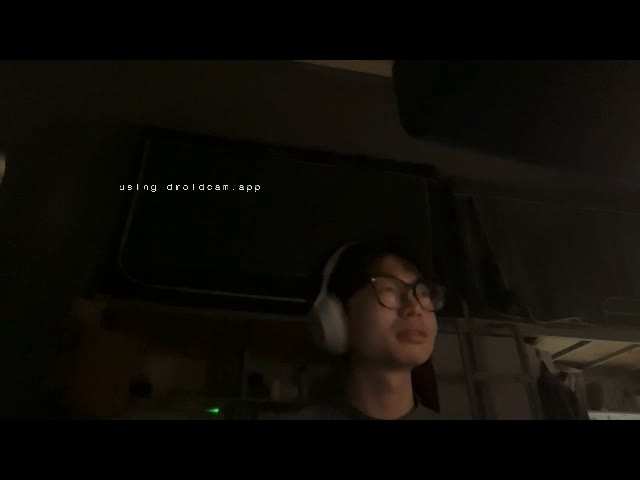
#> input picture frame 11 of MsPlusFd/cap.mp4, 640 x 480 px, given in place of the camera
$ python main.py
#> lines starting #> are read from the running program, lines starting #| are printed output that depends on the picture; after the words box and inside, x2 and y2 are one past the last pixel; in counts of white or black regions, pixels touching at a corner belong together
### MsPlusFd/function.py
import cv2 as cv
class Not_Found(Exception):
    pass
def find_camera():
    index=None
    for i in range(11):
        cap=cv.VideoCapture(i)
        if cap.isOpened() and cap.read()[0]:
            index=i
#> index = 0
            print('successfully found')
            cap.release()
            break
        cap.release()
    if index is None:
        raise Not_Found()
    return index
# [8 lines left out: function MS, not called in this run]
def drawRec(frame,x,y,w,h):
    cv.rectangle(frame,(x,y),(x+w,y+h),(0,0,255),2)
    return

### MsPlusFd/main.py
import cv2 as cv
import function
try:
    index=function.find_camera()
#> index = 0
except function.Not_Found :
    print('Error:camera not found,check for link')
    exit(1)
else:
    cap=cv.VideoCapture(index)
    fps=cap.get(5)
#> fps = 25
    print(fps)
#| 25.0
    frame_hei=int(cap.get(4))
#> frame_hei = 480
    frame_wid=int(cap.get(3))
#> frame_wid = 640
    face_cas = cv.CascadeClassifier(cv.data.haarcascades + 'haarcascade_frontalface_default.xml')
    eye_cas = cv.CascadeClassifier(cv.data.haarcascades + 'haarcascade_eye.xml')
    out=cv.VideoWriter('D:\Code\Opencv\MsPlusFd\\cap.avi',cv.VideoWriter_fourcc('M','J','P','G'),25,(frame_wid,frame_hei))
    while(cap.isOpened()):
        ret,frame=cap.read()
#> frame is the input picture: shape (480, 640, 3); mean B, G, R 6.9, 11.2, 13.7
        if ret==True:
            frame_gray=cv.cvtColor(frame,cv.COLOR_BGR2GRAY)
            faceRects=face_cas.detectMultiScale(frame_gray,scaleFactor=1.05,minNeighbors=8,minSize=(55,55))
#> faceRects = [[250, 208, 211, 211]]
            for face in faceRects:
                x,y,w,h=face
                cv.rectangle(frame,(x,y),(x+w,y+h),(0,0,255),3)
#> this loop made 1 pass
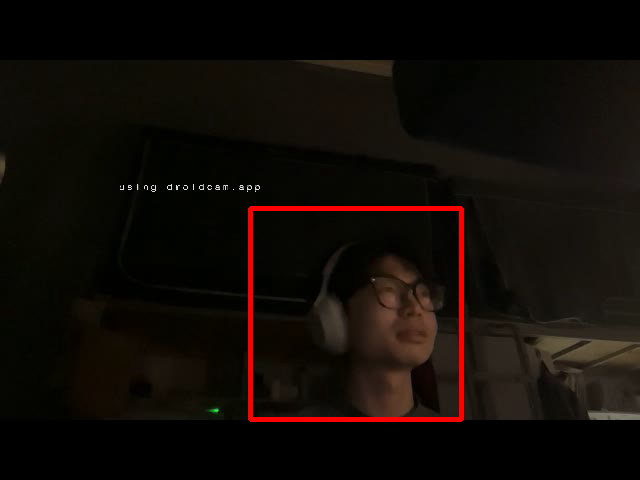
#> frame: shape (480, 640, 3); 1.37% of pixels changed, all inside (x1, y1, x2, y2) = (248, 206, 464, 422)
            cv.imshow('frame',frame)
            out.write(frame)
        if cv.waitKey(int(1000/fps))&0xff==ord('1'):
#> (key Esc is pressed here)
            break
    cap.release()
    cv.destroyAllWindows()


$ run again, starting later in the video
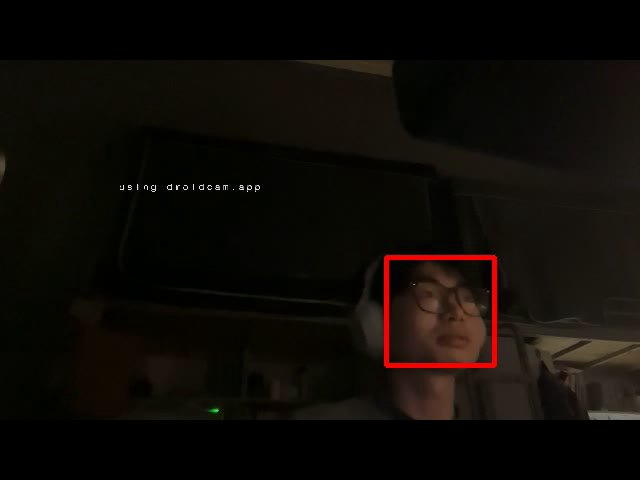
#> input picture frame 51 of MsPlusFd/cap.mp4, 640 x 480 px, given in place of the camera
#> in find_camera, `index=i`: index = 0
#> fps = 25
#| 25.0
#> frame_hei = 480
#> frame_wid = 640
#> frame is the input picture: shape (480, 640, 3); mean B, G, R 6.7, 11, 14.9
#> `frame_gray=cv.cvtColor(frame,cv.COLOR_BGR2GRAY)`:
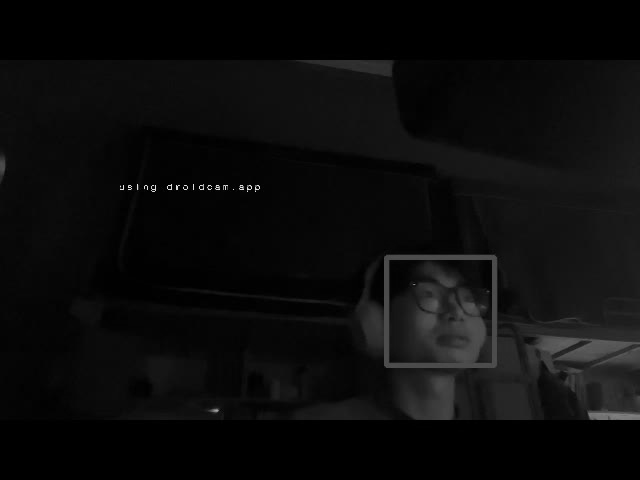
#> frame_gray: shape (480, 640); min 0, max 233, mean 11.7
#> faceRects = [[324, 208, 208, 208]]
#> the loop `for face in faceRects:` made 1 pass
#> after the loop `for face in faceRects:`:
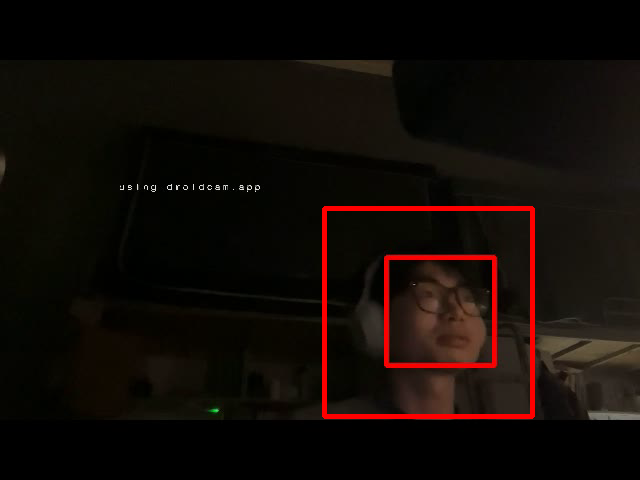
#> frame: shape (480, 640, 3); 1.35% of pixels changed, all inside (x1, y1, x2, y2) = (322, 206, 535, 419)

$ run again, starting later in the video
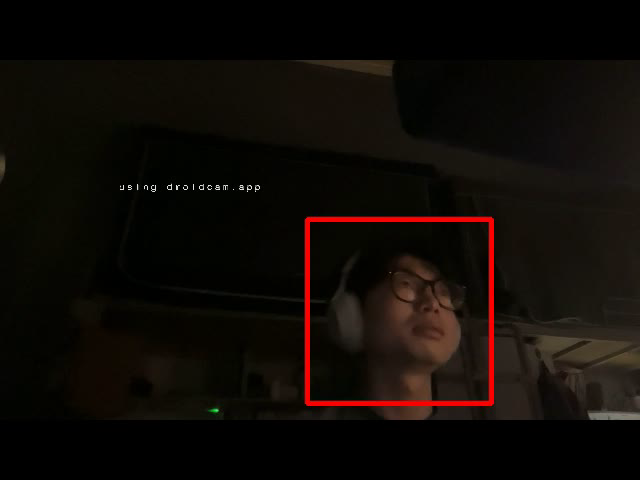
#> input picture frame 91 of MsPlusFd/cap.mp4, 640 x 480 px, given in place of the camera
#> in find_camera, `index=i`: index = 0
#> fps = 25
#| 25.0
#> frame_hei = 480
#> frame_wid = 640
#> frame is the input picture: shape (480, 640, 3); mean B, G, R 6.4, 10.6, 15.7
#> `frame_gray=cv.cvtColor(frame,cv.COLOR_BGR2GRAY)`:
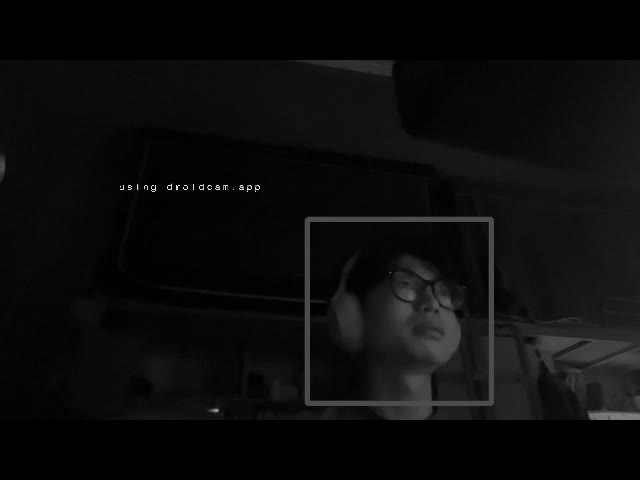
#> frame_gray: shape (480, 640); min 0, max 232, mean 11.6
#> faceRects = [[307, 216, 189, 189]]
#> the loop `for face in faceRects:` made 1 pass
#> after the loop `for face in faceRects:`:
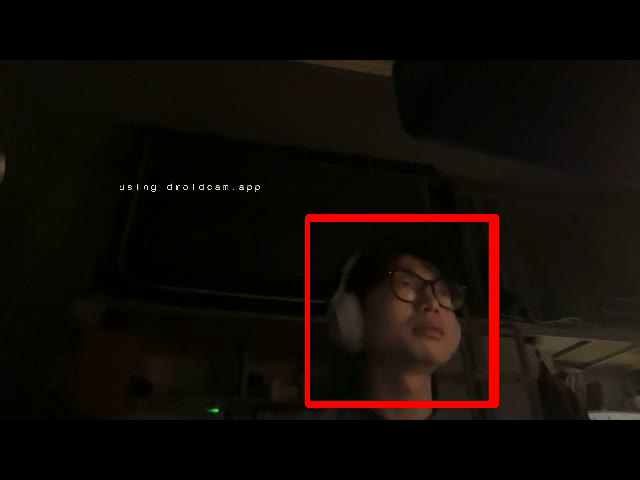
#> frame: shape (480, 640, 3); 1.22% of pixels changed, all inside (x1, y1, x2, y2) = (305, 214, 499, 408)
